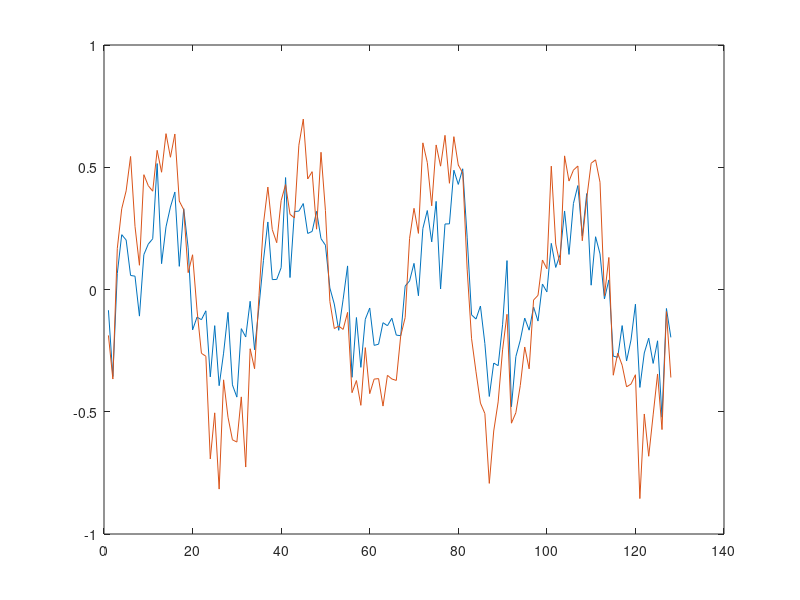
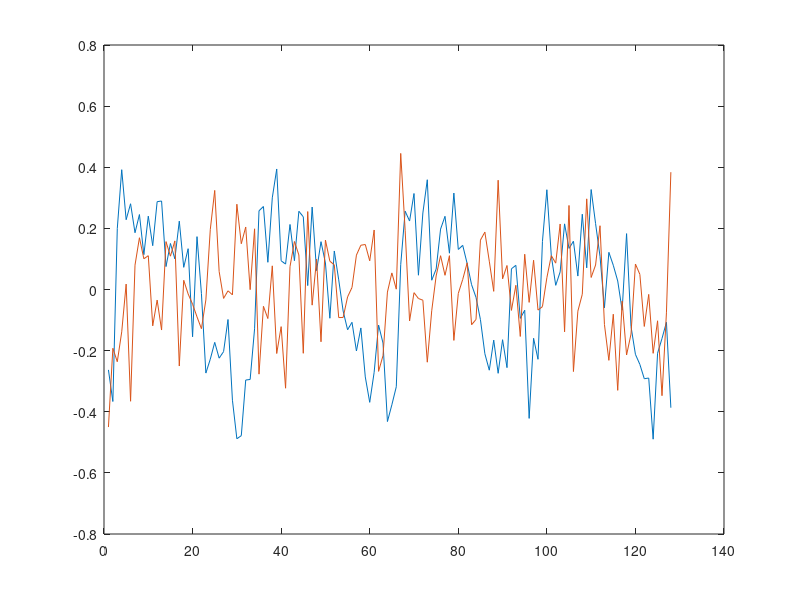

The MATLAB source for these figures, in order:

clc;

heatT = dlmread('datasets/fmri.Awake_Heat.txt'); 
shockT = dlmread('datasets/fmri.Awake_Shock.txt');
[n,~] = size(heatT);

% 1. heat
heat = zeros(9,n);
for i = 1:9
    for j = 1:n
        heat(i,j) = heatT(j,i+1);
    end;
end;

mn = mean(heat,2);
heat = heat - repmat(mn, 1, n); % substract mean
covariance = 1/(n-1) * (heat * heat'); % get covariance matrix
[PC, Vh] = eig(covariance); % get eigenvectors and eigenvalues
Vh = diag(Vh); % extract eigenvalues from diagonal
[~, rindices] = sort(-1*Vh);
Vh = Vh(rindices); % sort the variances in decreasing order (most significant to least)
PC = PC(:,rindices); 
Y = PC' * heat;% project the original data set

disp('Variances of fmri Heat (decreasing order): ');
disp(Vh');

heat_measurement = 1; % for demonstration purpose, can be any integer from 1 to 9
plot(heat(heat_measurement,:));
hold on;
plot(Y(heat_measurement,:));
hold on;


% 2. shock
shock = zeros(9,n);
for i = 1:9
    for j = 1:n
        shock(i,j) = shockT(j,i+1);
    end;
end;

mn = mean(shock,2);
shock = shock - repmat(mn, 1, n); % substract mean
covariance = 1/(n-1) * (shock * shock'); % get covariance matrix
[PCs, Vs] = eig(covariance); % get eigenvectors and eigenvalues
Vs = diag(Vs); % extract eigenvalues from diagonal
[~, rindices] = sort(-1*Vs);
Vs = Vs(rindices); % sort the variances in decreasing order (most significant to least)
PCs = PCs(:,rindices); 
Ys = PCs' * shock; % project the original data set

disp('Variances of fmri Shock (decreasing order): ');
disp(Vs');

figure(2);
shock_measurement = 3;  % for demonstration purpose, can be any integer from 1 to 9
plot(shock(shock_measurement,:));
hold on;
plot(Ys(shock_measurement,:));
hold on;

